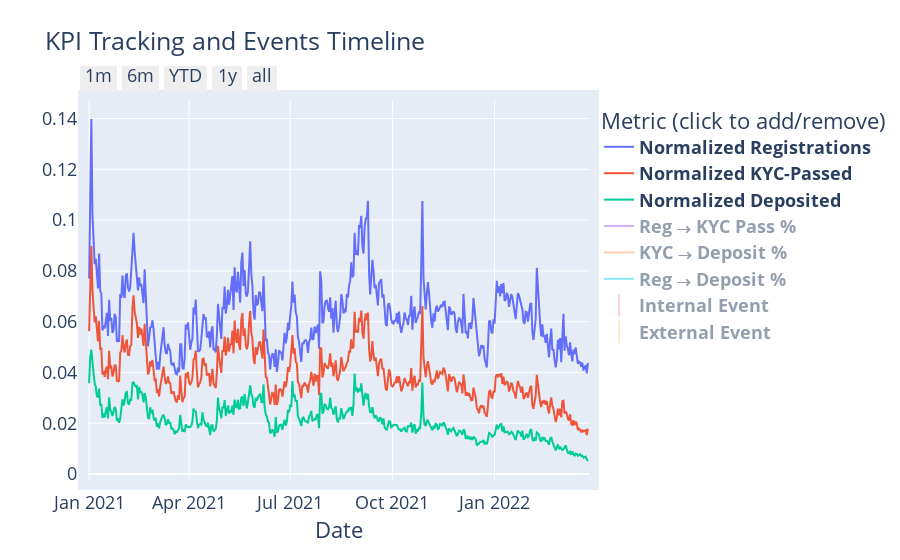

Write notebook code for a chart like this one.
### Code cell
import plotly.graph_objects as go

fig = go.Figure()

fig.add_trace(go.Scatter(x=df["Registration Date"], y=df["Registrations"]/df["BTC Price"],
                         name="<b>Normalized Registrations</b>",  hovertext=df[["Registrations", "BTC Price"]], hovertemplate=" %{y}<br><b>Regs</b>: %{hovertext[0]}<br><b>BTC Price</b>: %{hovertext[1]:$,.0f}<br>"
                         ))

fig.add_trace(go.Scatter(x=df["Registration Date"], y=df["Passed KYC"]/df["BTC Price"],
                         name="<b>Normalized KYC-Passed</b>",
                         hovertext=df["Passed KYC"], hovertemplate=" %{y}<br><b>Passed KYC</b>: %{hovertext}<br>"
                         ))

fig.add_trace(go.Scatter(x=df["Registration Date"], y=df["Made a Deposit"]/df["BTC Price"],
                         name="<b>Normalized Deposited</b>",
                         hovertext=df["Made a Deposit"], hovertemplate=" %{y}<br><b>Made a Deposit</b>: %{hovertext}<br>"
                         ))

fig.add_trace(go.Scatter(x=df["Registration Date"], y=df["Reg to KYC Passed %"],
                         name="<b>Reg → KYC Pass %</b>", visible='legendonly',
                         hovertext=df["Reg to KYC Passed %"], hovertemplate=" %{y:.1%}<br>"
                         ))

fig.add_trace(go.Scatter(x=df["Registration Date"], y=df["KYC to Deposit %"],
                         name="<b>KYC → Deposit %</b>", visible='legendonly',
                         hovertext=df["KYC to Deposit %"], hovertemplate=" %{y:.1%}<br>"
                         ))

fig.add_trace(go.Scatter(x=df["Registration Date"], y=df["Reg to Deposit %"],
                         name="<b>Reg → Deposit %</b>", visible='legendonly',
                         hovertext=df["Reg to Deposit %"], hovertemplate=" %{y:.1%}<br>"
                         ))




# ----- circle version on regs --------
# fig.add_trace(go.Scatter(x=df_events["Registration Date"], y=df_events["Registrations"]/df_events["BTC Price"],
#                          name="Event", mode='markers', marker=dict(size=12, line=dict(width=2, color='DarkSlateGrey')),
#                          hovertext=df_events["Event"]
#                          ))

fig.add_trace(go.Scatter(x=df2["Date"], y=df2["Internal Event bool"],
                         name="<b>Internal Event</b>", mode='markers', marker_symbol="line-ns", marker=dict(size=100000, line=dict(width=2, color='rgba(222, 76, 170, 0.5)')),
                         hovertext=df2["Internal Event"], hovertemplate="<i>%{hovertext}</i><br>", hoveron='points', visible='legendonly'
                         ))


fig.add_trace(go.Scatter(x=df2["Date"], y=df2["External Event bool"],
                         name="<b>External Event</b>", mode='markers', marker_symbol="line-ns", marker=dict(size=100000, line=dict(width=2, color='rgba(250, 178, 56, 0.5)')),
                         hovertext=df2["External Event"], hovertemplate="<i>%{hovertext}</i><br>", hoveron='points', visible='legendonly'
                         ))

fig.update_layout(
    title="KPI Tracking and Events Timeline<br><br>",
    xaxis_title="Date",
    yaxis_title="",
    legend_title="Metric (click to add/remove)",
    font=dict(size=18),
    hovermode="x unified",
    hoverdistance=1,
    xaxis_range=['2020-12-31', df["Registration Date"][df["Registration Date"].shape[0]-1]],
    #template='plotly_dark'
    hoverlabel=dict(bgcolor='rgba(255,255,255,0.75)')
)


# hovertemplate="%{x}%{hover.text}",
# df_events["Registrations"]/df_events["BTC Price"]
fig.update_xaxes(
    rangeslider_visible=False,
    rangeselector=dict(
        buttons=list([
            dict(count=1, label="1m", step="month", stepmode="backward"),
            dict(count=6, label="6m", step="month", stepmode="backward"),
            dict(count=1, label="YTD", step="year", stepmode="todate"),
            dict(count=1, label="1y", step="year", stepmode="backward"),
            dict(step="all")
        ])
    )
)
fig.update_layout(margin=dict(pad=10))
fig.show()

### Figure 1 — Plotly figure (JSON) as saved in the notebook; plotly's stock layout.template omitted (floating-point values rounded to 4 significant figures; data arrays with more than 128 entries replaced by an {"elided": "..."} marker saying what was removed)
{"data": [{"hovertemplate": " %{y}<br><b>Regs</b>: %{hovertext[0]}<br><b>BTC Price</b>: %{hovertext[1]:$,.0f}<br>", "hovertext": {"elided": "451x2 float values"}, "name": "<b>Normalized Registrations</b>", "x": {"elided": "451 str values"}, "y": {"elided": "451 float values"}, "type": "scatter"}, {"hovertemplate": " %{y}<br><b>Passed KYC</b>: %{hovertext}<br>", "hovertext": {"elided": "451 float values"}, "name": "<b>Normalized KYC-Passed</b>", "x": {"elided": "451 str values"}, "y": {"elided": "451 float values"}, "type": "scatter"}, {"hovertemplate": " %{y}<br><b>Made a Deposit</b>: %{hovertext}<br>", "hovertext": {"elided": "451 float values"}, "name": "<b>Normalized Deposited</b>", "x": {"elided": "451 str values"}, "y": {"elided": "451 float values"}, "type": "scatter"}, {"hovertemplate": " %{y:.1%}<br>", "hovertext": {"elided": "451 float values"}, "name": "<b>Reg → KYC Pass %</b>", "visible": "legendonly", "x": {"elided": "451 str values"}, "y": {"elided": "451 float values"}, "type": "scatter"}, {"hovertemplate": " %{y:.1%}<br>", "hovertext": {"elided": "451 float values"}, "name": "<b>KYC → Deposit %</b>", "visible": "legendonly", "x": {"elided": "451 str values"}, "y": {"elided": "451 float values"}, "type": "scatter"}, {"hovertemplate": " %{y:.1%}<br>", "hovertext": {"elided": "451 float values"}, "name": "<b>Reg → Deposit %</b>", "visible": "legendonly", "x": {"elided": "451 str values"}, "y": {"elided": "451 float values"}, "type": "scatter"}, {"hoveron": "points", "hovertemplate": "<i>%{hovertext}</i><br>", "hovertext": {"elided": "428 str values"}, "marker": {"line": {"color": "rgba(222, 76, 170, 0.5)", "width": 2}, "size": 100000, "symbol": "line-ns"}, "mode": "markers", "name": "<b>Internal Event</b>", "visible": "legendonly", "x": {"elided": "428 str values"}, "y": {"elided": "428 float values"}, "type": "scatter"}, {"hoveron": "points", "hovertemplate": "<i>%{hovertext}</i><br>", "hovertext": {"elided": "428 str values"}, "marker": {"line": {"color": "rgba(250, 178, 56, 0.5)", "width": 2}, "size": 100000, "symbol": "line-ns"}, "mode": "markers", "name": "<b>External Event</b>", "visible": "legendonly", "x": {"elided": "428 str values"}, "y": {"elided": "428 float values"}, "type": "scatter"}], "layout": {"font": {"size": 18}, "xaxis": {"title": {"text": "Date"}, "range": ["2020-12-31", "2022-03-27"], "rangeslider": {"visible": false}, "rangeselector": {"buttons": [{"count": 1, "label": "1m", "step": "month", "stepmode": "backward"}, {"count": 6, "label": "6m", "step": "month", "stepmode": "backward"}, {"count": 1, "label": "YTD", "step": "year", "stepmode": "todate"}, {"count": 1, "label": "1y", "step": "year", "stepmode": "backward"}, {"step": "all"}]}}, "hoverlabel": {"bgcolor": "rgba(255,255,255,0.75)"}, "title": {"text": "KPI Tracking and Events Timeline<br><br>"}, "yaxis": {"title": {"text": ""}}, "legend": {"title": {"text": "Metric (click to add/remove)"}}, "hovermode": "x unified", "hoverdistance": 1, "margin": {"pad": 10}}}
